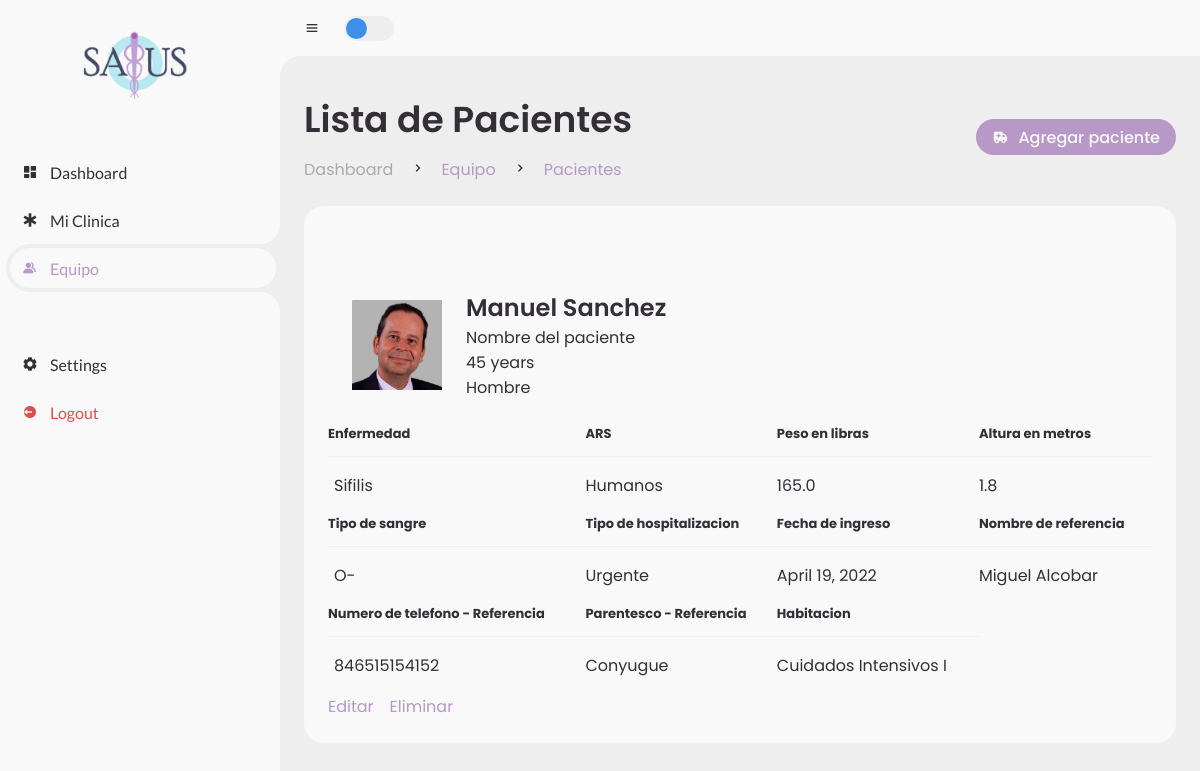
The app's page /salusApp/dashboard/equipo/pacientes (signed in), older data.
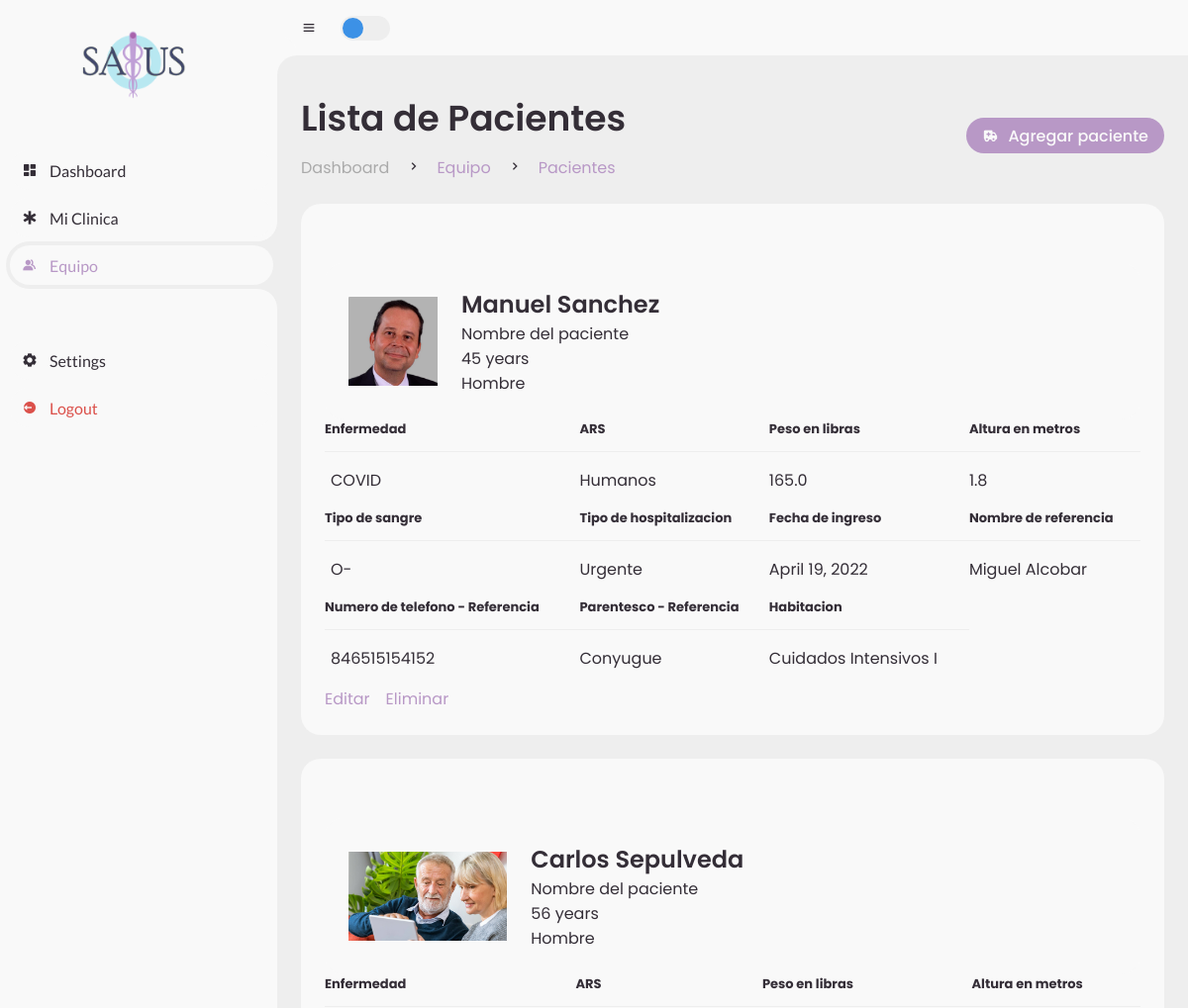
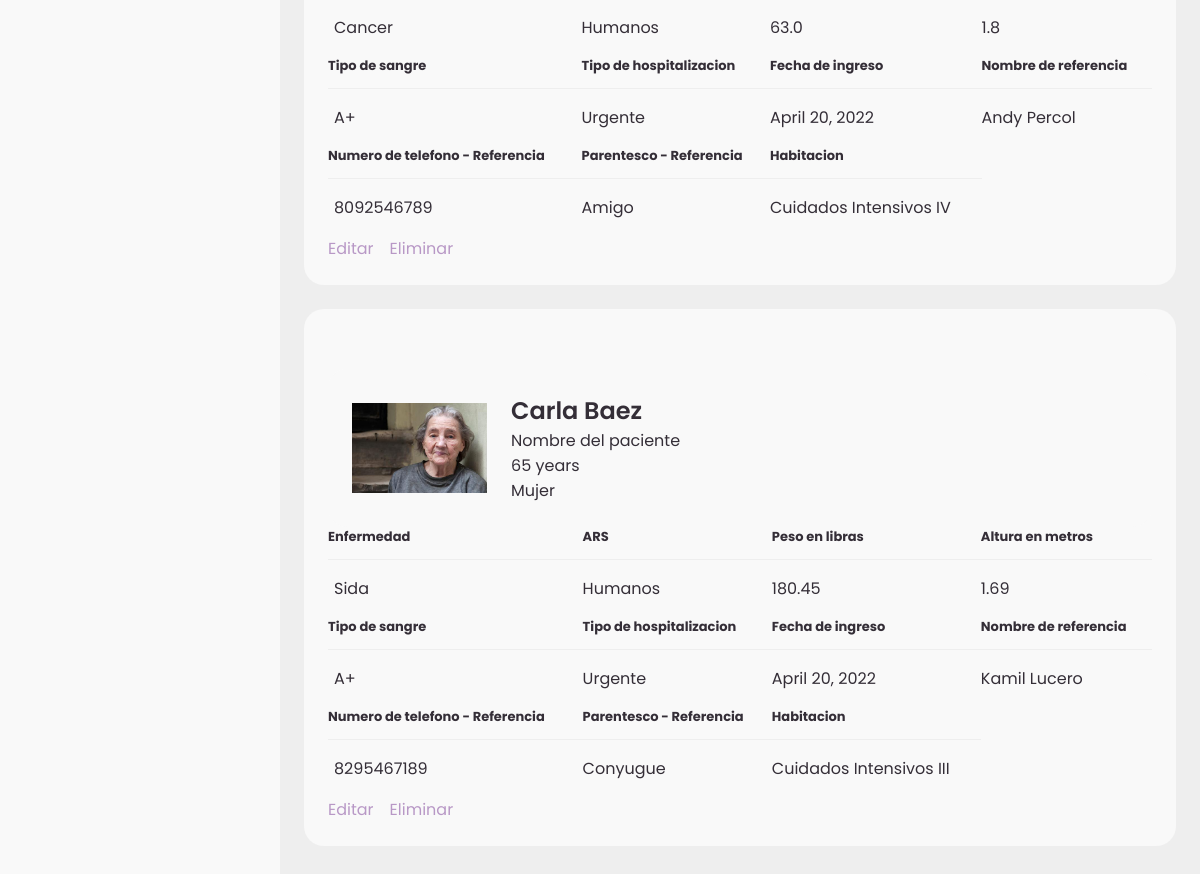
The same page, newer data (2 pictures, top to bottom).
### salusApp/models.py (models this page shows)
class Patient(models.Model):
    person = models.ForeignKey(Person, on_delete=models.CASCADE)
    nurse = models.ForeignKey(Person, on_delete=models.DO_NOTHING, related_name="nurse")
    doctor = models.ForeignKey(Person, on_delete=models.DO_NOTHING, related_name="doctor")
    room = models.ForeignKey(Room, on_delete=models.DO_NOTHING)
    first_nameReference = models.CharField("Reference Person's first name", max_length=15)
    last_nameReference = models.CharField("Reference Person's last name", max_length=15)
    KinshipChoices = [
        ('H', "Esposo"), #H -> Husband
        ('A', "Amigo"),
        ('F', "Familiar")
    ]
    kinshipReference = models.CharField("Reference Person's kinshipness", choices=KinshipChoices, max_length=1)
    phone_reference = models.CharField("Reference person's phone number", max_length=15)
    bmi = models.FloatField("Person's BMI") #IMC
    weight_in_pounds = models.FloatField("Perons's Weight")
    height_in_meters = models.FloatField("Perons's Height")
    bloodTypes = [
        ('O+', 'O Positivo'),
        ('O-', 'O Negativo'),
        ('A+', 'A Positivo'),
        ('A-', 'A Negativo'),
        ('B+', 'B Positivo'),
        ('B-', 'B Negativo'),
        ('AB+','AB Positivo'),
        ('AB-','AB Negativo')
    ]
    bloodType = models.CharField(choices=bloodTypes, max_length=3)
    ars = models.CharField("Person's ARS type", max_length=15)
    join_date = models.DateField("Person's joining date")
    illness = models.CharField("Persons's illness", max_length=50)
    hospitalizationChoices = [
        ('U', "Urgente"),
        ('P', "Programado"),
        ('I', "Intrahospitalario")
    ]
    hospitalization = models.CharField("Patient's type of hospitalization", max_length=1, choices=hospitalizationChoices)

class Person(models.Model):
    first_name = models.CharField("Person's first name", max_length=30)
    last_name = models.CharField("Person's last name",max_length=30)
    photo = models.ImageField(blank=True, null=False, upload_to='salusApp/static/media/')
    age = models.IntegerField("Person's age")
    address = models.CharField("Person's address", max_length=100)
    sexoChoices = [
        ('M', "Masculino"),
        ('F', "Femenino")
    ]
    sex = models.CharField("Person's sex", choices=sexoChoices, max_length=1)
    phone = models.CharField("Person's phone", max_length=15)
    idNumber = models.CharField("Person's id", max_length=10) #Cedula
    isDoctor = models.BooleanField("Is this Person a doctor?")
    isNurse = models.BooleanField("Is this Person a nurse?")

class Room(models.Model):
    roomName = models.CharField(max_length=30)
    isAvailable = models.BooleanField(default=True)

### salusApp/views.py (the view)
# urls.py: path('dashboard/equipo/pacientes', views.Pacientes, name='pacientes'),
@login_required()
def Pacientes(request):
    pacientes = Patient.objects.all()
    context = {"pacientes":pacientes}
    return render(request, 'salusApp/dashboard-equipo-pacientes.html', context)

### salusApp/templates/salusApp/dashboard-equipo-pacientes.html
{% extends 'salusApp/dashboard_base.html' %}
{% load static %}
{% block content %}
        <main>
            <div class="head-title">
                <div class="left">
                    <h1>Lista de Pacientes</h1>
                    <ul class="breadcrumb">
                        <li>
                            <a href="#">Dashboard</a>
                        </li>
                        <li><i class='bx bx-chevron-right'></i></li>
                        <li>
                            <a class="active" href="{% url 'equipo' %}">Equipo</a>
                        </li>
                        <li><i class='bx bx-chevron-right'></i></li>
                        <li>
                            <a class="active" href="{% url 'pacientes' %}">Pacientes</a>
                        </li>
                    </ul>
                </div>
                <a href="{% url 'pacientes-add' %}" class="btn-download">
                    <i class='bx bxs-ambulance' ></i>
                    <span class="text">Agregar paciente</span>
                </a>
            </div>
            {% for paciente in pacientes %}
            <div class="table-data">
                <div class="order">
                    <ul class="box-info">
                        <li>
                            <img src="{% static paciente.person.photo.url %}" style="height: 90px;">
                            <span class="text">
                                <h3>{{paciente.person.first_name}} {{paciente.person.last_name}}</h3>
                                <p>Nombre del paciente</p>
                                <p>{{paciente.person.age}} years</p>
                                {% if paciente.person.sex == 'F' %}
                                    <p>Mujer</p>
                                {% elif paciente.person.sex == 'M' %}
                                    <p>Hombre</p>
                                {% endif %}
                            </span>
                        </li>
                    </ul>
                    <table>
                        <thead>
                            <tr>
                                <th>Enfermedad</th>
                                <th>ARS</th>
                                <th>Peso en libras</th>
                                <th>Altura en metros</th>
                            </tr>
                        </thead>
                        <tbody>
                            <tr>
                                <td>{{paciente.illness}}</td>
                                <td>{{paciente.ars}}</td>
                                <td>{{paciente.weight_in_pounds}}</td>
                                <td>{{paciente.height_in_meters}}</td>
                            </tr>
                        </tbody>
                        <thead>
                            <tr>
                                <th>Tipo de sangre</th>
                                <th>Tipo de hospitalizacion</th>
                                <th>Fecha de ingreso</th>
                                <th>Nombre de referencia</th>
                            </tr>
                        </thead>
                        <tbody>
                            <tr>
                                <td>{{paciente.bloodType}}</td>
                                {% if paciente.hospitalization == 'U' %}
                                    <td>Urgente</td>
                                {% elif paciente.hospitalization == 'P' %}
                                    <td>Programado</td>
                                {% elif paciente.hospitalization == 'I' %}
                                    <td>Intrahospitalario</td>
                                {% endif %}
                                <td>{{paciente.join_date}}</td>
                                <td>{{paciente.first_nameReference}} {{paciente.last_nameReference}}</td>
                            </tr>
                        </tbody>
                        <thead>
                            <tr>
                                <th>Numero de telefono - Referencia</th>
                                <th>Parentesco - Referencia</th>
                                <th>Habitacion</th>
                            </tr>
                        </thead>
                        <tbody>
                            <tr>
                                <td>{{paciente.phone_reference}}</td>
                                {% if paciente.kinshipReference == 'H' %}
                                    <td>Conyugue</td>
                                {% elif paciente.kinshipReference == 'A' %}
                                    <td>Amigo</td>
                                {% elif paciente.kinshipReference == 'F' %}
                                    <td>Familiar</td>
                                {% endif %}
                                <td>{{paciente.room.roomName}}</td>
                            </tr>
                        </tbody>
                    </table>
                    <div class="head-title">
                        <div class="left">
                            <ul class="breadcrumb">
                                <li>
                                    <a href="{% url 'pacientes-edit' paciente.id %}" class="active">Editar</a>
                                </li>
                                <li>
                                    <a href="{% url 'pacientes-delete' paciente.id %}" class="active">Eliminar</a>
                                </li>
                            </ul>
                        </div>
                    </div>
                </div>
            </div>
            {% endfor %}
        </main>
    </section>
{% endblock content %}

### salusApp/templates/salusApp/dashboard_base.html (shortened to what this page needs)
{% load static %}
<!DOCTYPE html>
<html lang="en">
{% block head %}
<head>
    <link href="https://unpkg.com/boxicons@2.0.9/css/boxicons.min.css" rel='stylesheet'>
    <link rel="stylesheet" href="{% static 'salusApp/css/dashboard.css' %}">
</head>
{% endblock head %}
<body>
    <section id="sidebar">
        <a href="{% url 'dashboard' %}" class="brand">
            <img src="{% static 'salusApp/img/Logo_Salus.png' %}">
        </a>
        <ul class="side-menu top">
            <li>
                <a href="{% url 'dashboard' %}" id="dash">
                    <i class='bx bxs-dashboard'></i>
                    <span class="text">Dashboard</span>
                </a>
            </li>
            <li>
                <a href="{% url 'mi-clinica' %}" id="clinica">
                    <i class='bx bx-health'></i>
                    <span class="text">Mi Clinica</span>
                </a>
            </li>
            <li>
                <a href="{% url 'equipo' %}" id="equipo">
                    <i class='bx bxs-group'></i>
                    <span class="text">Equipo</span>
                </a>
            </li>
        </ul>
        <ul class="side-menu">
            <li>
                <a href="{% url 'settings' %}" id="settings">
                    <i class='bx bxs-cog'></i>
                    <span class="text">Settings</span>
                </a>
            </li>
            <li>
                <a href="{% url 'logout' %}" class="logout">
                    <i class='bx bxs-log-out-circle'></i>
                    <span class="text">Logout</span>
                </a>
            </li>
        </ul>
    </section>
    <section id="content">
		<nav>
			<i class='bx bx-menu' ></i>
			<label for="switch-mode" class="switch-mode"></label>
		</nav>
    {% block content %}{% endblock content %}
</body>
</html>

Row changes from the older to the newer data that the page shows:
changed Patient "Miguel": illness "Sifilis" → "COVID"
added Patient: person.photo (picture), person.first_name "Carlos", person.last_name "Sepulveda", person.age "56", shows "Hombre", illness "Cancer", ars "Humanos", weight_in_pounds "63.0", height_in_meters "1.8", bloodType "A+", hospitalization "Urgente", join_date "April 20, 2022", first_nameReference "Andy", last_nameReference "Percol", phone_reference "8092546789", kinshipReference "Amigo", room.roomName "Cuidados Intensivos IV"
added Patient: person.photo (picture), person.first_name "Carla", person.last_name "Baez", person.age "65", shows "Mujer", illness "Sida", ars "Humanos", weight_in_pounds "180.45", height_in_meters "1.69", bloodType "A+", hospitalization "Urgente", join_date "April 20, 2022", first_nameReference "Kamil", last_nameReference "Lucero", phone_reference "8295467189", kinshipReference "Conyugue", room.roomName "Cuidados Intensivos III"
